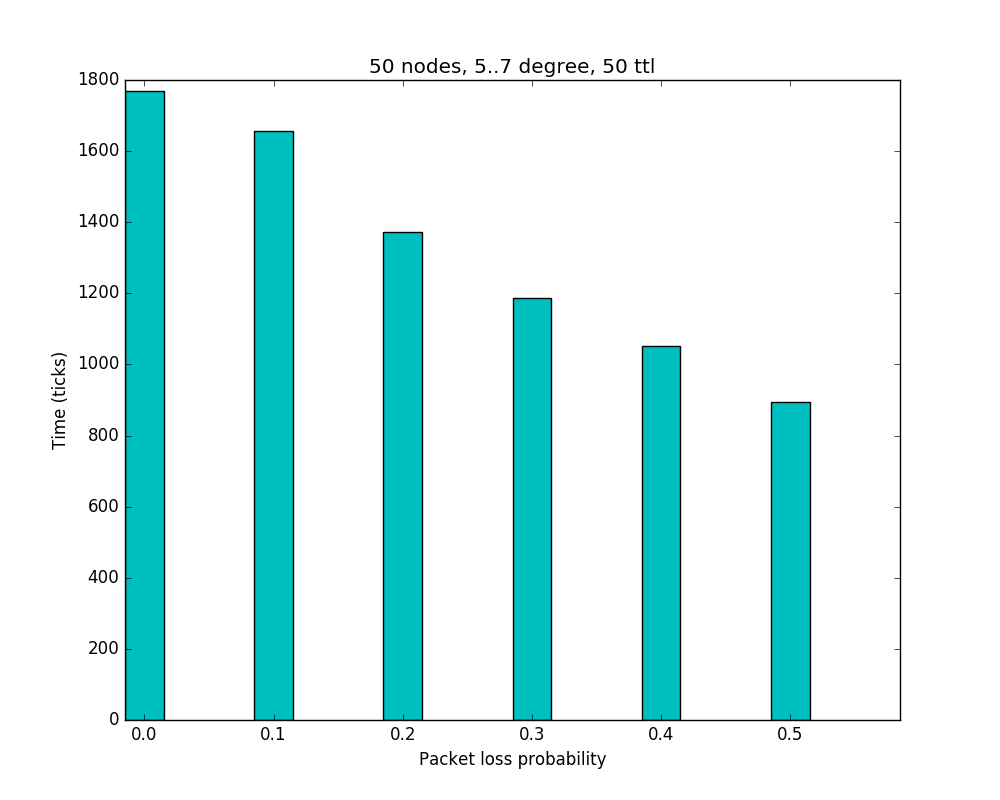

This chart was generated by the following Python code:
import subprocess
import matplotlib.pyplot as plt
import numpy as np


def bash_command(cmd):
    result = subprocess.Popen(cmd.split(), stdout=subprocess.PIPE).communicate()[0]
    return result[:-1]


def main():
	prob = [0.0, 0.1, 0.2, 0.3, 0.4, 0.5]
	vals = []
	iters = 25

	N = 50 
	port = 30000
	min_d = 5
	max_d = 7
	ttl = 50

	for p in prob:
		s = 0.0
		n = 0
		fails = 0

		i = iters
		bash_command('iptables -A INPUT -p udp -i lo -m statistic --mode random --probability '+str(p)+' -j DROP')
		while i > 0:
			res = bash_command('./main {} {} {} {} {}'.format(N, port, min_d, max_d, ttl)).split()
			if len(res) >= 3: 
				s += float(res[2])
				n += 1
				i -= 1
			else:
				fails += 1
		vals.append(s/n if n != 0 else 0.0)
		print vals

		bash_command('iptables -D INPUT -p udp -i lo -m statistic --mode random --probability '+str(p)+' -j DROP')
	print vals
	xticks = np.arange(len(vals))

	width = 0.3

	plt.figure(figsize=(10, 8))
	plt.bar(xticks, vals, color='c', width=0.3)
	plt.title("{} nodes, {}..{} degree, {} ttl".format(N, min_d, max_d, ttl))
	plt.xticks(xticks+width/2, prob)
	plt.xlabel("Packet loss probability")
	plt.ylabel("Time (ticks)")

	plt.savefig("plot.png")

if __name__ == "__main__":
	main()